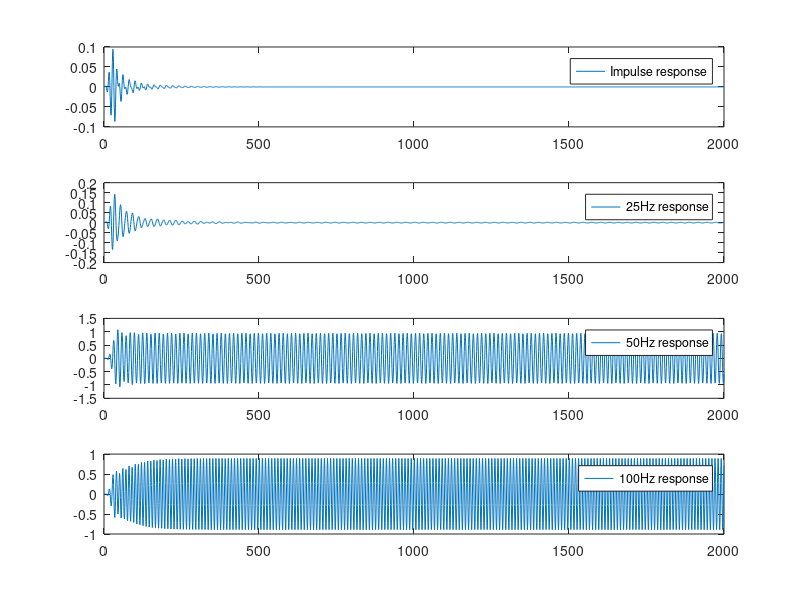

This chart was generated by the following MATLAB code:
 sf = 2000; sf2 = sf/2;
 data=[[1;zeros(sf-1,1)],sinetone(70,sf,1,1),sinetone(150,sf,1,1),sinetone(200,sf,1,1)];
 order=1;
 [b, a]=ellip (5, 1, 90, [.1 .2]);
 filtered = filter(b,a,data);
 
 disp(b)
 disp(a)
 
 clf
 subplot ( columns ( filtered ), 1, 1)
 plot(filtered(:,1),";Impulse response;")
 subplot ( columns ( filtered ), 1, 2 )
 plot(filtered(:,2),";25Hz response;")
 subplot ( columns ( filtered ), 1, 3 )
 plot(filtered(:,3),";50Hz response;")
 subplot ( columns ( filtered ), 1, 4 )
 plot(filtered(:,4),";100Hz response;")